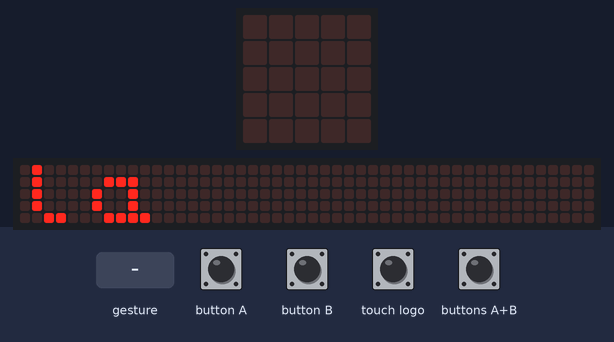
This program was run on a simulated BBC micro:bit (MakeCode). Shown: the board's 5×5 LED display, a strip that is not on the board, showing the scrolling text unrolled. The test bench sets the inputs (shaded band). A tilt is held for 1.5 s and a shake lasts 1 s, then the board lies face up again; the 48×5 strip is a reading aid, not a part: it shows the text the display is scrolling, unrolled, one strip-width of it at a time.

Above: at 9.7 s.
11.2 s: button A pressed for 0.15 s
At 11.6 s:
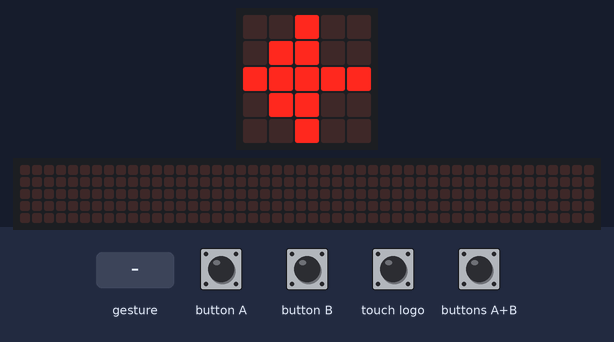
12.8 s: button B pressed for 0.15 s
At 14.1 s:
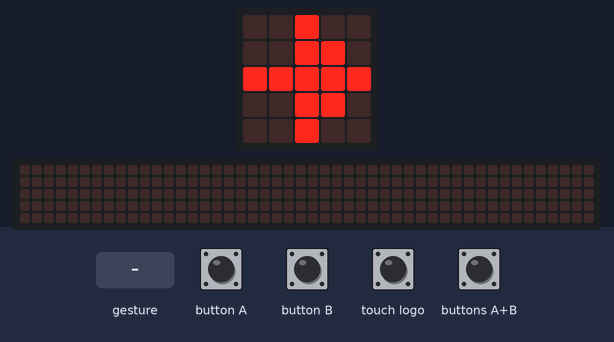
14.4 s: buttons A+B pressed for 0.15 s
At 15.3 s:
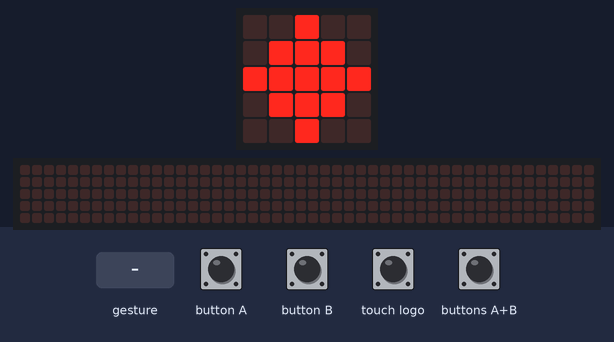
16.0 s: sound turns loud
At 17.0 s:
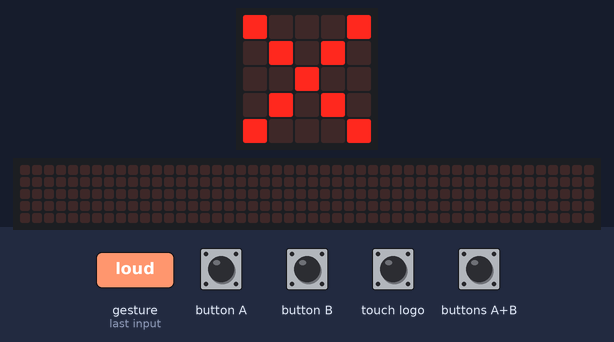
17.5 s: gesture 'shake'
At 18.3 s:
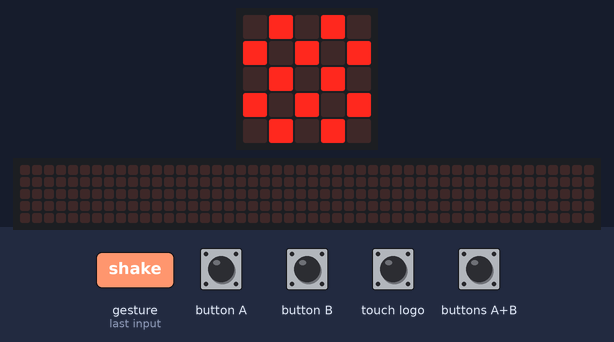
19.2 s: touch logo pressed for 0.15 s
At 20.1 s:
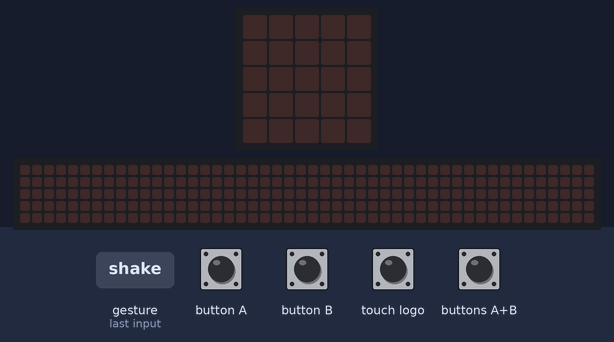
Timing chart, 0 to 21.8 s (numbered marks = the images above; inputs shaded):
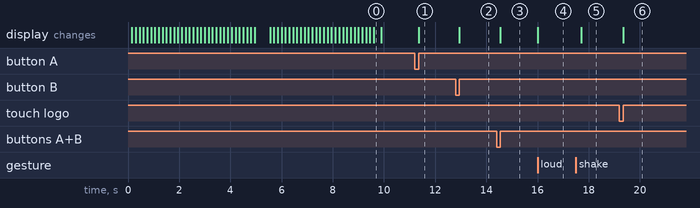

Measured:
- after the input at 11.2 s, the display: changes after 0.15 s (image 1)
- after the input at 12.8 s, the display: changes after 0.15 s (image 2)
- after the input at 14.4 s, the display: changes after 0.15 s (image 3)
- after the input at 16.0 s, the display: changes at once (image 4)
- after the input at 17.5 s, the display: changes after 0.20 s (image 5)
- after the input at 19.2 s, the display: changes after 0.15 s (image 6)

The program:

main.ts
```typescript
input.onLogoEvent(TouchButtonEvent.Pressed, function () {
    basic.clearScreen()
})
input.onSound(DetectedSound.Loud, function () {
    basic.showIcon(IconNames.No)
})
input.onButtonPressed(Button.A, function () {
    basic.showLeds(`
        . . # . .
        . # # . .
        # # # # #
        . # # . .
        . . # . .
        `)
})
input.onGesture(Gesture.Shake, function () {
    basic.showIcon(IconNames.Chessboard)
})
input.onButtonPressed(Button.AB, function () {
    basic.showLeds(`
        . . # . .
        . # # # .
        # # # # #
        . # # # .
        . . # . .
        `)
})
input.onButtonPressed(Button.B, function () {
    basic.showLeds(`
        . . # . .
        . . # # .
        # # # # #
        . . # # .
        . . # . .
        `)
})
basic.showString("Hallo Ella")
basic.forever(function () {

})
```

test.ts
```typescript
// Hier kann man Tests durchführen; diese Datei wird nicht kompiliert, wenn dieses Paket als Erweiterung verwendet wird.
```
